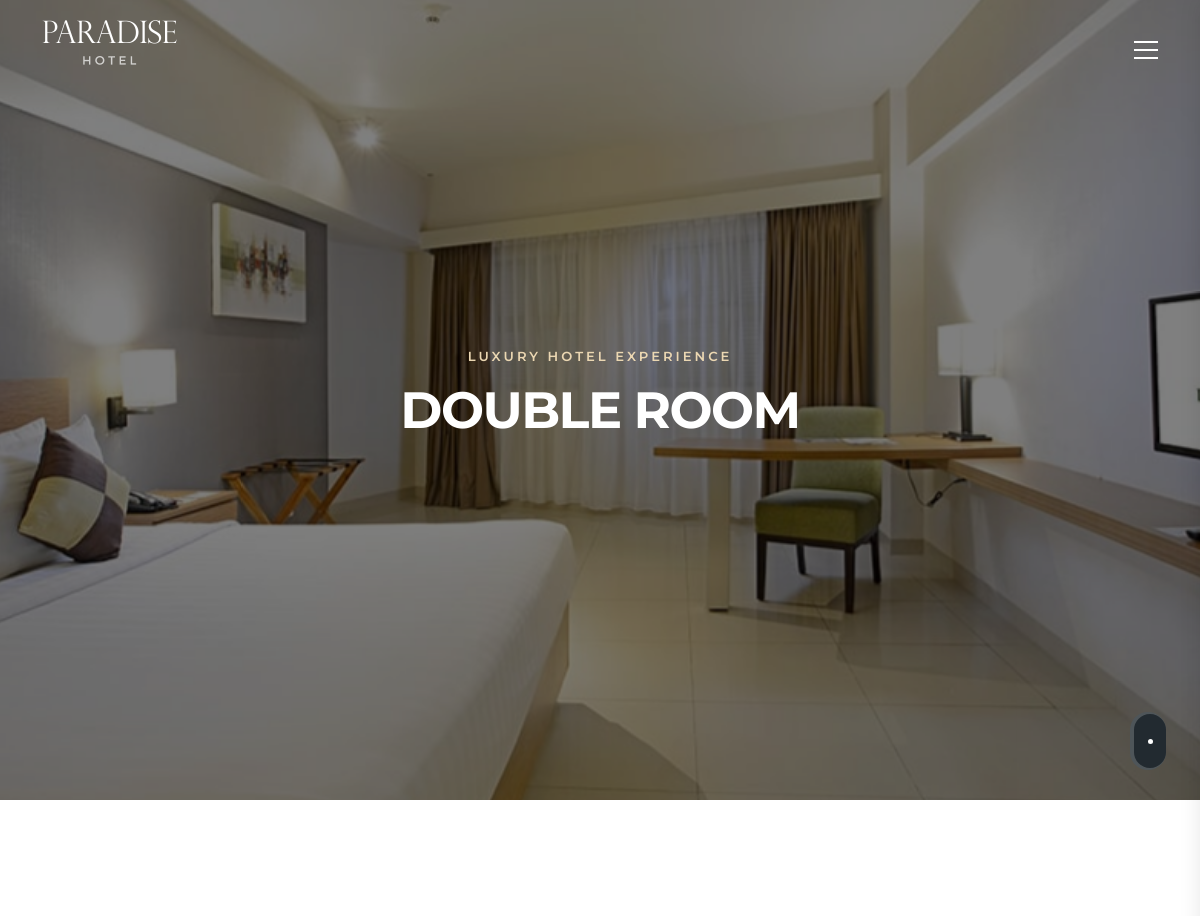
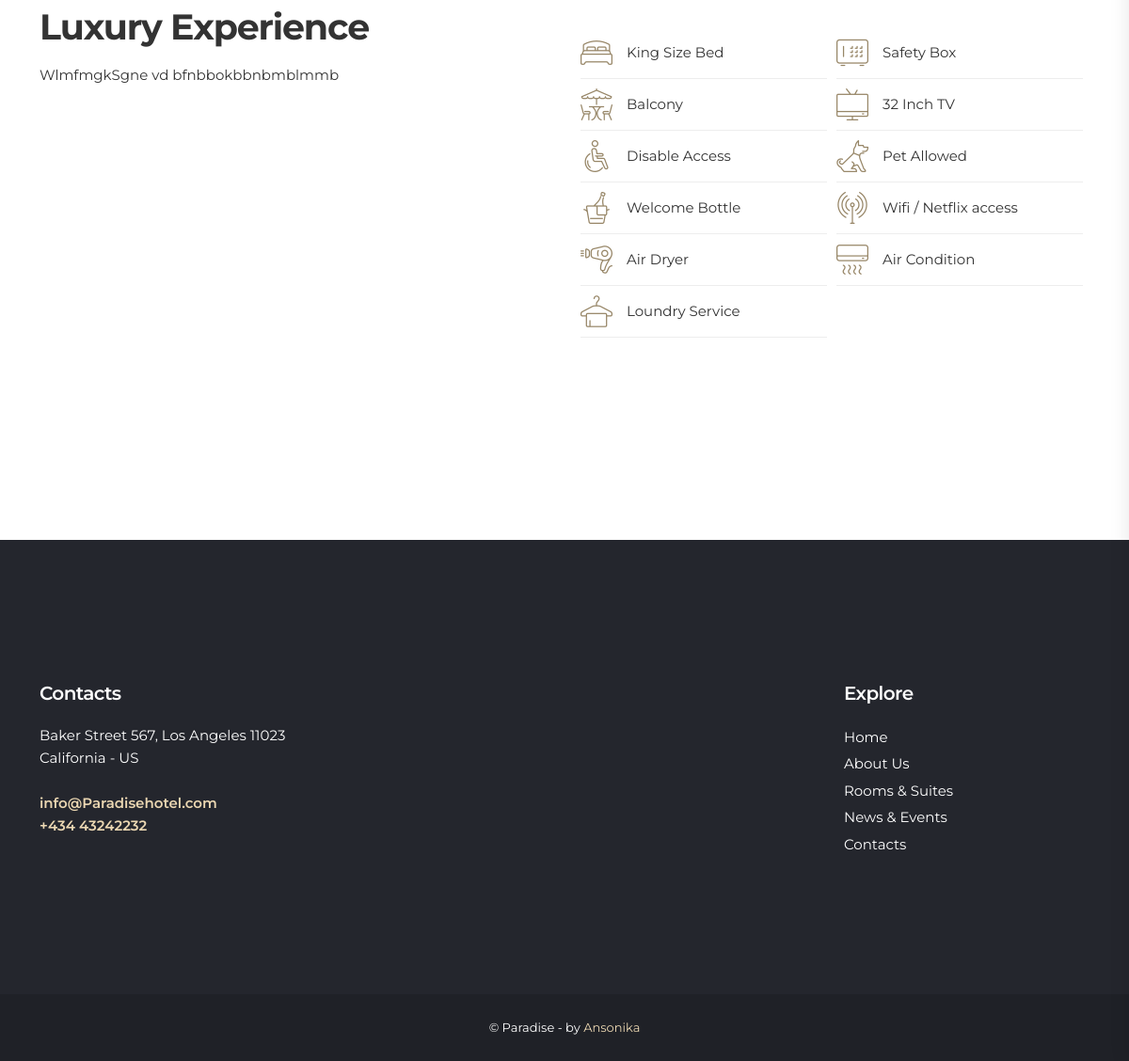
The app's page /superior_room/1/ (signed in) with its own data (2 pictures, top to bottom).
### part_room/models.py (models this page shows)
class SuperiorRoom(models.Model):
    price = models.PositiveIntegerField()
    add_photo = models.ImageField(upload_to="image_room/", verbose_name='Фото')
    room = models.ForeignKey(Room, on_delete=models.CASCADE, related_name='superior_room',
                             verbose_name='Номер в гостинице')
    content = models.TextField()
    class Meta:
        verbose_name = 'изображение Superior Room'
        verbose_name_plural = 'Фото Superior Room'

### part_room/views.py (the view)
# urls.py: path("superior_room/<int:pk>/", views.SuperiorDetailView.as_view(), name="superior_room_detail"),
class SuperiorDetailView(DetailView):
    template_name = "superior.html"
    model = SuperiorRoom
    context_object_name = "room"

### base_one/context_processors.py (called while the page is built)
def booking_form(request):
    return {'booking_form': booking_form}

### base_one/views.py (called while the page is built)
    def __call__(self, request):
        def is_ajax():
            return request.META.get('HTTP_X_REQUESTED_WITH') == 'XMLHttpRequest'
        request.is_ajax = is_ajax.__get__(request)
        response = self.get_response(request)
        return response

### part_post/context_processors.py (called while the page is built)
def my_form(request):
    return {'my_form': CommentForm}

### part_room/context_processors.py (called while the page is built)
def room_form(request):
    return {'room_form': ReviewForm}

### part_room/templates/superior.html (shortened to what this page needs)
{% load static %}
{% block content %}
{% load crispy_forms_tags %}
{% include 'static_html/head.html' %}
{% include 'static_html/header.html' %}
    <main>
        <div class="hero full-height jarallax" data-jarallax data-speed="0.2">
            <img class="jarallax-img kenburns" src="{{ room.add_photo.url }}" alt="">
            <div class="wrapper opacity-mask d-flex align-items-center  text-center animate_hero" data-opacity-mask="rgba(0, 0, 0, 0.5)">
                <div class="container">
                    <div class="row justify-content-center">
                        <div class="col-lg-8">
                            <small class="slide-animated one">Luxury Hotel Experience</small>
                            <h1 class="slide-animated two">DOUBLE ROOM</h1>
                        </div>
                    </div>
                </div>
                <div class="mouse_wp slide-animated four">
                    <a href="#first_section" class="btn_explore">
                        <div class="mouse"></div>
                    </a>
                </div>
            </div>
        </div>
        <div class="bg_white" id="first_section">
            <div class="container margin_120_95">
                <div class="row justify-content-between">
                    <div class="col-lg-4">
                        <div class="title">
                            <h2>Luxury Experience</h2>
                        </div>
                        <p>{{ room.content }}</p>
                    </div>
                    <div class="col-lg-6">
                        <div class="room_facilities_list">
                            <ul data-cues="slideInLeft">
                                <li><i class="icon-hotel-double_bed_2"></i> King Size Bed</li>
                                <li><i class="icon-hotel-safety_box"></i> Safety Box</li>
                                <li><i class="icon-hotel-patio"></i>Balcony</li>
                                <li><i class="icon-hotel-tv"></i> 32 Inch TV</li>
                                <li><i class="icon-hotel-disable"></i> Disable Access</li>
                                <li><i class="icon-hotel-dog"></i> Pet Allowed</li>
                                <li><i class="icon-hotel-bottle"></i> Welcome Bottle</li>
                                <li><i class="icon-hotel-wifi"></i> Wifi / Netflix access</li>
                                <li><i class="icon-hotel-hairdryer"></i> Air Dryer</li>
                                <li><i class="icon-hotel-condition"></i> Air Condition</li>
                                <li><i class="icon-hotel-loundry"></i>Loundry Service</li>
                            </ul>
                        </div>
                    </div>
                </div>
            </div>
        </div>
          <div class="bg_white add_bottom_120">
        </div>
    </main>
   {% include 'static_html/footer.html' %}
{% endblock %}

### records on screen
SuperiorRoom: add_photo (picture), content "WlmfmgkSgne vd bfnbbokbbnbmblmmb"
